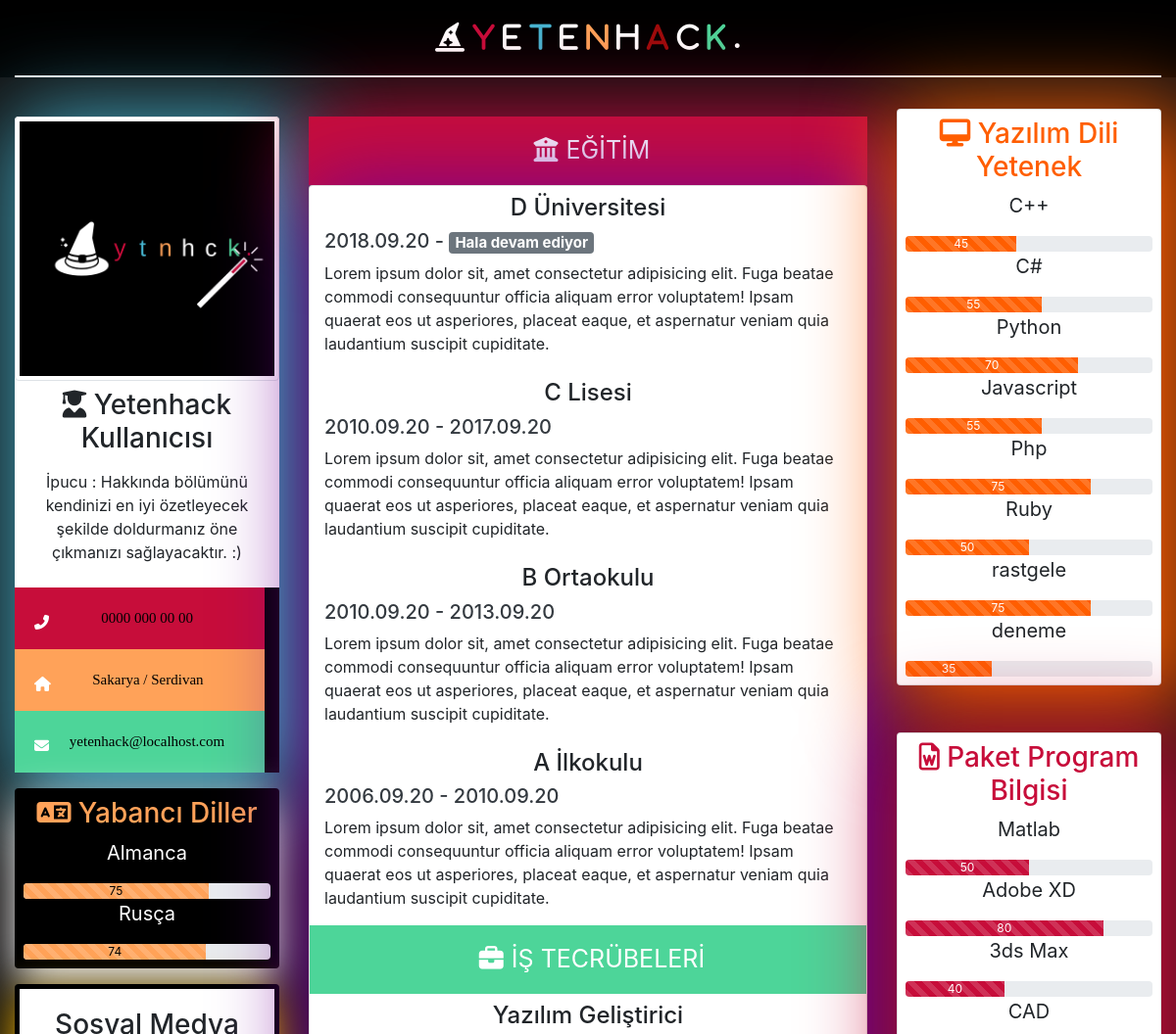
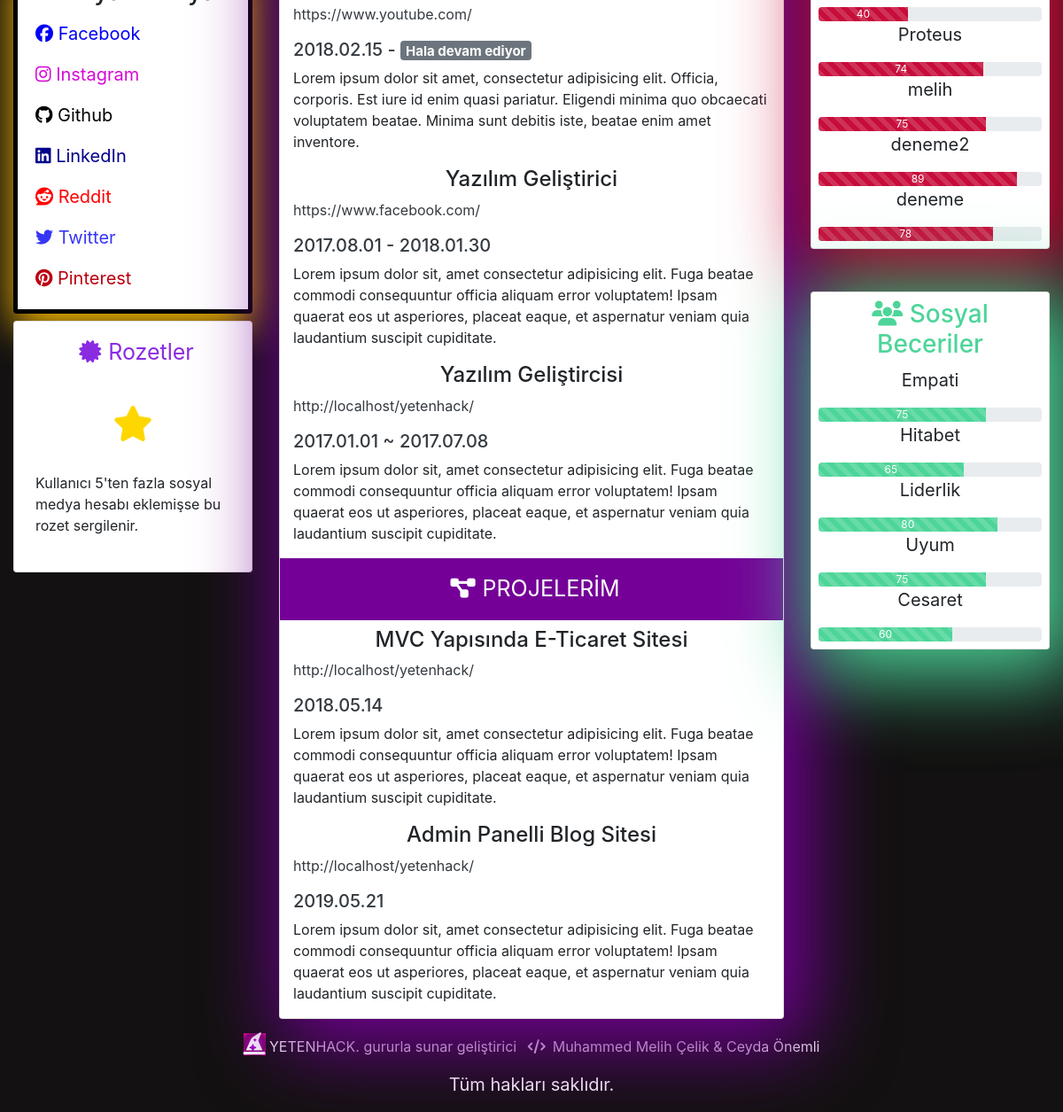
/yetenhack/index.php, run on the app's committed database (2 pictures, top to bottom).
### tables this page shows
CREATE TABLE `bilgilerim` ( 
	`bilgi_id` Int( 10 ) AUTO_INCREMENT NOT NULL,
	`bilgi_fotograf` VarChar( 50 ) NOT NULL,
	`bilgi_isim` VarChar( 50 ) NOT NULL,
	`bilgi_hakkinda` VarChar( 500 ) NOT NULL,
	`bilgi_ikamet` VarChar( 100 ) NOT NULL,
	`bilgi_mail` VarChar( 50 ) NOT NULL,
	`bilgi_telefon` VarChar( 50 ) NOT NULL,
	PRIMARY KEY ( `bilgi_id` ) )
CHARACTER SET = utf8mb4
COLLATE = utf8mb4_general_ci;

CREATE TABLE `yabancidil_yeteneklerim` ( 
	`yabancidil_id` Int( 11 ) AUTO_INCREMENT NOT NULL,
	`yabancidil_isim` VarChar( 50 ) NOT NULL,
	`yabancidil_yuzde` Int( 3 ) NOT NULL,
	`kullanici_id` Int( 11 ) NULL DEFAULT NULL,
	PRIMARY KEY ( `yabancidil_id` ) )
CHARACTER SET = utf8mb4
COLLATE = utf8mb4_general_ci;

CREATE TABLE `rozetler` ( 
	`rozet_id` Int( 11 ) AUTO_INCREMENT NOT NULL,
	`rozet_adi` VarChar( 50 ) NOT NULL,
	`rozet_aciklama` VarChar( 255 ) NOT NULL,
	`kullanici_id` Int( 11 ) NULL DEFAULT NULL,
	PRIMARY KEY ( `rozet_id` ) )
CHARACTER SET = utf8mb4
COLLATE = utf8mb4_general_ci;

CREATE TABLE `okullarim` ( 
	`okul_id` Int( 11 ) AUTO_INCREMENT NOT NULL,
	`okul_adi` VarChar( 100 ) NOT NULL,
	`okul_aciklama` Text NOT NULL,
	`okul_tarihi` VarChar( 100 ) NOT NULL,
	`okul_devam` VarChar( 5 ) NOT NULL,
	`kullanici_id` Int( 11 ) NULL DEFAULT NULL,
	PRIMARY KEY ( `okul_id` ) )
CHARACTER SET = utf8mb4
COLLATE = utf8mb4_general_ci;

CREATE TABLE `islerim` ( 
	`is_id` Int( 11 ) NOT NULL,
	`is_adi` VarChar( 100 ) NOT NULL,
	`is_link` VarChar( 100 ) NOT NULL,
	`is_aciklama` Text NOT NULL,
	`is_tarih` VarChar( 100 ) NOT NULL,
	`is_devam` VarChar( 5 ) NOT NULL,
	`kullanici_id` Int( 11 ) NULL DEFAULT NULL,
	PRIMARY KEY ( `is_id` ) )
CHARACTER SET = utf8mb4
COLLATE = utf8mb4_general_ci;

CREATE TABLE `projelerim` ( 
	`proje_id` Int( 11 ) AUTO_INCREMENT NOT NULL,
	`proje_adi` VarChar( 100 ) NOT NULL,
	`proje_link` VarChar( 100 ) NOT NULL,
	`proje_aciklama` Text NOT NULL,
	`proje_tarih` VarChar( 100 ) NOT NULL,
	`kullanici_id` Int( 11 ) NULL DEFAULT NULL,
	PRIMARY KEY ( `proje_id` ) )
CHARACTER SET = utf8mb4
COLLATE = utf8mb4_general_ci;

CREATE TABLE `yazilimdili_yeteneklerim` ( 
	`yazilimdiliyetenek_id` Int( 11 ) AUTO_INCREMENT NOT NULL,
	`yazilimdiliyetenek_adi` VarChar( 50 ) NOT NULL,
	`yazilimdiliyetenek_yuzde` Int( 3 ) NOT NULL,
	`kullanici_id` Int( 11 ) NULL DEFAULT NULL,
	PRIMARY KEY ( `yazilimdiliyetenek_id` ) )
CHARACTER SET = utf8mb4
COLLATE = utf8mb4_general_ci;

CREATE TABLE `paketprogrambilgisi_yeteneklerim` ( 
	`paketprogrambilgisi_id` Int( 11 ) AUTO_INCREMENT NOT NULL,
	`paketprogrambilgisi_adi` VarChar( 50 ) NOT NULL,
	`paketprogrambilgisi_yuzde` Int( 3 ) NOT NULL,
	`kullanici_id` Int( 11 ) NULL DEFAULT NULL,
	PRIMARY KEY ( `paketprogrambilgisi_id` ) )
CHARACTER SET = utf8mb4
COLLATE = utf8mb4_general_ci;

CREATE TABLE `sosyalbeceri_yeteneklerim` ( 
	`sosyalbeceri_id` Int( 11 ) AUTO_INCREMENT NOT NULL,
	`sosyalbeceri_adi` VarChar( 50 ) NOT NULL,
	`sosyalbeceri_yuzde` Int( 3 ) NOT NULL,
	`kullanici_id` Int( 11 ) NULL DEFAULT NULL,
	PRIMARY KEY ( `sosyalbeceri_id` ) )
CHARACTER SET = utf8mb4
COLLATE = utf8mb4_general_ci;

CREATE TABLE `genelayarlar` ( 
	`site_id` Int( 10 ) AUTO_INCREMENT NOT NULL,
	`site_yazi` VarChar( 255 ) NOT NULL,
	`site_adres` VarChar( 255 ) NOT NULL,
	`site_bilgi` VarChar( 255 ) NOT NULL,
	`site_anahtar` VarChar( 255 ) NOT NULL,
	`site_altkisim` VarChar( 255 ) NOT NULL,
	PRIMARY KEY ( `site_id` ) )
CHARACTER SET = utf8mb4
COLLATE = utf8mb4_general_ci;

### yetenhack/sagkisim.php (the view)
    <div class="col-lg-3 mt-3">
               <div class="card yazilimdili p-2">
                   <h3 class="text-center"><i class="fas fa-desktop"></i> Yazılım Dili Yetenek</h3>
                   <?php
                       $yazilimdiliyeteneklerim = $db->prepare("SELECT *FROM yazilimdili_yeteneklerim");
                       $yazilimdiliyeteneklerim->execute();
                       $yazilimdiliyetenekcek = $yazilimdiliyeteneklerim->fetchALL(PDO::FETCH_ASSOC);
                  foreach($yazilimdiliyetenekcek as $satir){
                   ?>
                   <p class="card-text text-center"><?php echo $satir["yazilimdiliyetenek_adi"];?></p>
                   <div class="progress">
                       <div class="progress-bar progress-bar-striped progress-bar-animated cubuk" role="progressbar"
                           aria-valuenow="75" aria-valuemin="0" aria-valuemax="100" style="width: <?php echo $satir["yazilimdiliyetenek_yuzde"]; ?>%"><?php echo $satir["yazilimdiliyetenek_yuzde"]; ?></div>
                   </div>
               <?php
                  }
                  ?>
               </div>
               <div class="card paketprogram p-2 mt-5">
               <h3 class="text-center"><i class="far fa-file-word"></i> Paket Program Bilgisi</h3>
                  <?php
                       $paketprogrambilgisiyetenek = $db->prepare("SELECT *FROM paketprogrambilgisi_yeteneklerim");
                       $paketprogrambilgisiyetenek->execute();
                       $paketprogrambilgisiyetenekcek = $paketprogrambilgisiyetenek->fetchALL(PDO::FETCH_ASSOC);
               foreach($paketprogrambilgisiyetenekcek as $satir){
                   ?>
                   <p class="card-text text-center"><?php echo $satir["paketprogrambilgisi_adi"];?></p>
               <div class="progress">
                   <div class="progress-bar progress-bar-striped progress-bar-animated cubuk2" role="progressbar"
                       aria-valuenow="75" aria-valuemin="0" aria-valuemax="100" style="width: <?php echo $satir["paketprogrambilgisi_yuzde"]; ?>%"><?php echo $satir["paketprogrambilgisi_yuzde"]; ?></div>
               </div>
               <?php
               }
                 ?>
               </div>
<div class="card sosyalbeceriler p-2 mt-5">
               <h3 class="text-center"><i class="fas fa-users"></i> Sosyal Beceriler</h3>
               <?php
               $sosyalbeceriyetenek = $db->prepare("SELECT *FROM sosyalbeceri_yeteneklerim");
               $sosyalbeceriyetenek->execute();
               $sosyalbeceriyetenekcek = $sosyalbeceriyetenek->fetchALL(PDO::FETCH_ASSOC);
               foreach($sosyalbeceriyetenekcek as $satir)
               {
               ?>
               <p class="card-text text-center"><?php echo $satir["sosyalbeceri_adi"];?></p>
               <div class="progress">
                   <div class="progress-bar progress-bar-striped progress-bar-animated cubuk3" role="progressbar"
                       aria-valuenow="75" aria-valuemin="0" aria-valuemax="100" style="width: <?php echo $satir["sosyalbeceri_yuzde"]; ?>%"><?php echo $satir["sosyalbeceri_yuzde"]; ?></div>
               </div>
               <?php
               }
               ?>
               </div>
           </div>
       </div>
   </div>

### yetenhack/solkisim.php (shortened to what the rows shown need)
<body style="background-color: #131111;">
<?php
$bilgilerim = $db->prepare("SELECT *FROM bilgilerim");
$bilgilerim->execute();
$bilgicek = $bilgilerim->fetch(PDO::FETCH_ASSOC);
?>
    <div class="container-fluid">
        <div class="row">
            <div class="col-lg-3 mt-4">
                <div class="card golge" style="border: none;">
                    <img src="<?php echo $bilgicek["bilgi_fotograf"]; ?>" alt="..." class="img-thumbnail">
                    <h3 class="text-center mt-2"><i class="fas fa-user-graduate"></i>
                        <?php echo $bilgicek["bilgi_isim"]; ?></h3>
                    <p class="text-center p-2 kisibilgisi">
                        <?php echo $bilgicek["bilgi_hakkinda"];?>
                    </p>
                    <div class="card-body telefon">
                        <i class="fas fa-phone-alt float-left mt-2 text-white"></i>
                <?php echo $bilgicek["bilgi_telefon"]; ?>
                    </div>
                    <div class="card-body ikametgah">
                        <i class="fas fa-home float-left mt-2 text-white"></i>
                        <?php echo $bilgicek["bilgi_ikamet"] ?>
                    </div>
                    <div class="card-body mail">
                        <i class="fas fa-envelope float-left mt-2 text-white"></i>
                <?php echo $bilgicek["bilgi_mail"] ?>
                    </div>
                </div>
                <div class="card mt-3 p-2 yabancidil">
                    <h3 class="text-center"><i class="fas fa-language"></i> Yabancı Diller</h3>
            <?php
                $yabancidilleryetenek = $db->prepare("SELECT *FROM yabancidil_yeteneklerim");
                $yabancidilleryetenek->execute();
                $yabancidilleryetenekcek = $yabancidilleryetenek->fetchALL(PDO::FETCH_ASSOC);
                foreach($yabancidilleryetenekcek as $satir)
                {
                ?>
                    <p class="card-text text-center"><?php echo $satir["yabancidil_isim"]; ?></p>
                    <div class="progress">
                        <div class="progress-bar progress-bar-striped progress-bar-animated yabancidilcubuk" role="progressbar"
                            aria-valuenow="75" aria-valuemin="0" aria-valuemax="100" style="width: <?php echo $satir["yabancidil_yuzde"]; ?>%"><?php echo $satir["yabancidil_yuzde"];?></div>
                    </div>
                <?php
                }
                ?>
                </div>
                <div class="card mt-2">
                <p class="text-center p-3 rozetler"><i class="fas fa-certificate mx-2"></i>Rozetler</p>
                <?php
                        $rozetler = $db->prepare("SELECT *FROM rozetler");
                        $rozetler->execute();
                        $rozetcek = $rozetler->fetch(PDO::FETCH_ASSOC);
                        $sosyalsorgu = $db->prepare("SELECT *FROM sosyalmedya");
                        $sosyalsorgu->execute();
                        $sosyalsorgu->fetch(PDO::FETCH_ASSOC);
                        $sosyalsorgusay = $sosyalsorgu->columnCount();
                        $yazilimsorgu = $db->prepare("SELECT *FROM yazilimdili_yeteneklerim");
                        $yazilimsorgu->execute();
                ?>
                  <?php
                            if($sosyalsorgusay>5)
                            {
                                ?>
                                <span class="text-center rozettipi"><i class="fas fa-star"></i></span>
                                <p class="p-4"><?php echo $rozetcek["rozet_aciklama"];?></p>
                                <?php
                            }
                            else{
                                ?>
                                <?php
                            }
                        ?>
                </div>
            </div>

### yetenhack/ortakisim.php (shortened to what the rows shown need)
<div class="col-lg-6 mt-4">
    <div class="card cardgolge">
    <?php
    $okullarim = $db->prepare("SELECT *FROM okullarim ORDER BY okul_id DESC");
    $okullarim->execute();
    $okullarimicek = $okullarim->fetchALL(PDO::FETCH_ASSOC);
    foreach($okullarimicek as $satir){
        if($satir["okul_devam"]==1)
        {
            ?>
            <div class="container mt-2">
            <h4 class="text-center"><?php echo $satir["okul_adi"]; ?></h4>
            <h5 class="text-dark"><?php echo $satir["okul_tarihi"]; ?>
             <span class="badge badge-secondary">Hala devam ediyor</span></h5>
            <p><?php echo $satir["okul_aciklama"]; ?></p>
            </div>
            <?php
        }else
        {
            ?>
            <div class="container mt-2">
            <h4 class="text-center"><?php echo $satir["okul_adi"]; ?></h4>
            <h5 class="text-dark"><?php echo $satir["okul_tarihi"]; ?></h5>
            <p><?php echo $satir["okul_aciklama"]; ?></p>
            </div>
            <?php
        }
    }
    ?>
        <div>
        <?php
        $islerim = $db->prepare("SELECT *FROM islerim ORDER BY is_id DESC");
        $islerim->execute();
        $islerimcek = $islerim->fetchALL(PDO::FETCH_ASSOC);
        foreach($islerimcek as $satir){
            if($satir["is_devam"]== 1){
                ?>
                <div class="container mt-2">
                <h4 class="text-center"><?php echo $satir["is_adi"];?></h4>
                <p class="text-dark"><?php echo $satir["is_link"]; ?></p>
                <h5 class="text-dark"><?php echo $satir["is_tarih"];?>
                <span class="badge badge-secondary">Hala devam ediyor</span></h5>
                <p><?php echo $satir["is_aciklama"];?></p>
                </div>
                <?php
            }
            else{
            ?>
                <div class="container mt-2">
                <h4 class="text-center"><?php echo $satir["is_adi"];?></h4>
                <p class="text-dark"><?php echo $satir["is_link"]; ?></p>
                <h5 class="text-dark"><?php echo $satir["is_tarih"];?></h5>
                <p><?php echo $satir["is_aciklama"];?></p>
            </div>
            <?php
            }
        }
        ?>
            <?php
            $projelerim = $db->prepare("SELECT *FROM projelerim ORDER BY proje_id DESC");
            $projelerim->execute();
            $projelerimicek = $projelerim->fetchALL(PDO::FETCH_ASSOC);
            foreach($projelerimicek as $satir){
                ?>
                <div class="container mt-2">
                <h4 class="text-center"><?php echo $satir["proje_adi"]; ?></h4>
                <p class="text-dark"><?php echo $satir["proje_link"]; ?></p>
                <h5 class="text-dark"><?php echo $satir["proje_tarih"];?></h5>
                <p><?php echo $satir["proje_aciklama"]; ?></p>
            </div>
            <?php
            }
           ?>
        </div>
    </div>
</div>

### yetenhack/altkisim.php (shortened to what the rows shown need)
<div class="container-fluid mt-3 text-center altkisim">
        <a href="<?php echo $ayarlaricek["site_adres"]; ?>" class="link">
                <p><?php echo $ayarlaricek["site_altkisim"]; ?></p>
        </a>
        </body>
        </html>

### data on the page
bilgilerim: bilgi_fotograf (picture), bilgi_isim "Yetenhack Kullanıcısı", bilgi_hakkinda "İpucu : Hakkında bölümünü kendinizi en iyi özetleyecek şekilde doldurmanız öne çıkmanızı sağlayacaktır. :)", bilgi_telefon "0000 000 00 00", bilgi_ikamet "Sakarya / Serdivan", bilgi_mail "yetenhack@localhost.com"
yabancidil_yeteneklerim: yabancidil_isim "Almanca", yabancidil_yuzde "75"
yabancidil_yeteneklerim: yabancidil_isim "Rusça", yabancidil_yuzde "74"
rozetler: rozet_aciklama "Kullanıcı 5'ten fazla sosyal medya hesabı eklemişse bu rozet sergilenir."
okullarim: okul_adi "D Üniversitesi", okul_tarihi "2018.09.20 -", okul_aciklama "Lorem ipsum dolor sit, amet consectetur adipisicing elit. Fuga beatae commodi consequuntur officia aliquam error voluptatem! Ipsam quaerat eos ut asperiores, placeat eaque, et aspernatur veniam quia laudantium suscipit cupiditate."
okullarim: okul_adi "C Lisesi", okul_tarihi "2010.09.20 - 2017.09.20", okul_aciklama "Lorem ipsum dolor sit, amet consectetur adipisicing elit. Fuga beatae commodi consequuntur officia aliquam error voluptatem! Ipsam quaerat eos ut asperiores, placeat eaque, et aspernatur veniam quia laudantium suscipit cupiditate."
okullarim: okul_adi "B Ortaokulu", okul_tarihi "2010.09.20 - 2013.09.20", okul_aciklama "Lorem ipsum dolor sit, amet consectetur adipisicing elit. Fuga beatae commodi consequuntur officia aliquam error voluptatem! Ipsam quaerat eos ut asperiores, placeat eaque, et aspernatur veniam quia laudantium suscipit cupiditate."
okullarim: okul_adi "A İlkokulu", okul_tarihi "2006.09.20 - 2010.09.20", okul_aciklama "Lorem ipsum dolor sit, amet consectetur adipisicing elit. Fuga beatae commodi consequuntur officia aliquam error voluptatem! Ipsam quaerat eos ut asperiores, placeat eaque, et aspernatur veniam quia laudantium suscipit cupiditate."
islerim: is_adi "Yazılım Geliştirici", is_link "https://www.youtube.com/", is_tarih "2018.02.15 -", is_aciklama "Lorem ipsum dolor sit amet, consectetur adipisicing elit. Officia, corporis. Est iure id enim quasi pariatur. Eligendi minima quo obcaecati voluptatem beatae. Minima sunt debitis iste, beatae enim amet inventore."
islerim: is_adi "Yazılım Geliştirici", is_link "https://www.facebook.com/", is_tarih "2017.08.01 - 2018.01.30", is_aciklama "Lorem ipsum dolor sit, amet consectetur adipisicing elit. Fuga beatae commodi consequuntur officia aliquam error voluptatem! Ipsam quaerat eos ut asperiores, placeat eaque, et aspernatur veniam quia laudantium suscipit cupiditate."
islerim: is_adi "Yazılım Geliştircisi", is_link "http://localhost/yetenhack/", is_tarih "2017.01.01 ~ 2017.07.08", is_aciklama "Lorem ipsum dolor sit, amet consectetur adipisicing elit. Fuga beatae commodi consequuntur officia aliquam error voluptatem! Ipsam quaerat eos ut asperiores, placeat eaque, et aspernatur veniam quia laudantium suscipit cupiditate."
projelerim: proje_adi "MVC Yapısında E-Ticaret Sitesi", proje_link "http://localhost/yetenhack/", proje_tarih "2018.05.14", proje_aciklama "Lorem ipsum dolor sit, amet consectetur adipisicing elit. Fuga beatae commodi consequuntur officia aliquam error voluptatem! Ipsam quaerat eos ut asperiores, placeat eaque, et aspernatur veniam quia laudantium suscipit cupiditate."
projelerim: proje_adi "Admin Panelli Blog Sitesi", proje_link "http://localhost/yetenhack/", proje_tarih "2019.05.21", proje_aciklama "Lorem ipsum dolor sit, amet consectetur adipisicing elit. Fuga beatae commodi consequuntur officia aliquam error voluptatem! Ipsam quaerat eos ut asperiores, placeat eaque, et aspernatur veniam quia laudantium suscipit cupiditate."
yazilimdili_yeteneklerim: yazilimdiliyetenek_adi "C++", yazilimdiliyetenek_yuzde "45"
yazilimdili_yeteneklerim: yazilimdiliyetenek_adi "C#", yazilimdiliyetenek_yuzde "55"
yazilimdili_yeteneklerim: yazilimdiliyetenek_adi "Python", yazilimdiliyetenek_yuzde "70"
yazilimdili_yeteneklerim: yazilimdiliyetenek_adi "Javascript", yazilimdiliyetenek_yuzde "55"
yazilimdili_yeteneklerim: yazilimdiliyetenek_adi "Php", yazilimdiliyetenek_yuzde "75"
yazilimdili_yeteneklerim: yazilimdiliyetenek_adi "Ruby", yazilimdiliyetenek_yuzde "50"
yazilimdili_yeteneklerim: yazilimdiliyetenek_adi "rastgele", yazilimdiliyetenek_yuzde "75"
yazilimdili_yeteneklerim: yazilimdiliyetenek_adi "deneme", yazilimdiliyetenek_yuzde "35"
paketprogrambilgisi_yeteneklerim: paketprogrambilgisi_adi "Matlab", paketprogrambilgisi_yuzde "50"
paketprogrambilgisi_yeteneklerim: paketprogrambilgisi_adi "Adobe XD", paketprogrambilgisi_yuzde "80"
paketprogrambilgisi_yeteneklerim: paketprogrambilgisi_adi "3ds Max", paketprogrambilgisi_yuzde "40"
paketprogrambilgisi_yeteneklerim: paketprogrambilgisi_adi "CAD", paketprogrambilgisi_yuzde "40"
paketprogrambilgisi_yeteneklerim: paketprogrambilgisi_adi "Proteus", paketprogrambilgisi_yuzde "74"
paketprogrambilgisi_yeteneklerim: paketprogrambilgisi_adi "melih", paketprogrambilgisi_yuzde "75"
paketprogrambilgisi_yeteneklerim: paketprogrambilgisi_adi "deneme2", paketprogrambilgisi_yuzde "89"
paketprogrambilgisi_yeteneklerim: paketprogrambilgisi_adi "deneme", paketprogrambilgisi_yuzde "78"
sosyalbeceri_yeteneklerim: sosyalbeceri_adi "Empati", sosyalbeceri_yuzde "75"
sosyalbeceri_yeteneklerim: sosyalbeceri_adi "Hitabet", sosyalbeceri_yuzde "65"
sosyalbeceri_yeteneklerim: sosyalbeceri_adi "Liderlik", sosyalbeceri_yuzde "80"
sosyalbeceri_yeteneklerim: sosyalbeceri_adi "Uyum", sosyalbeceri_yuzde "75"
sosyalbeceri_yeteneklerim: sosyalbeceri_adi "Cesaret", sosyalbeceri_yuzde "60"
genelayarlar: site_altkisim "Tüm hakları saklıdır."
